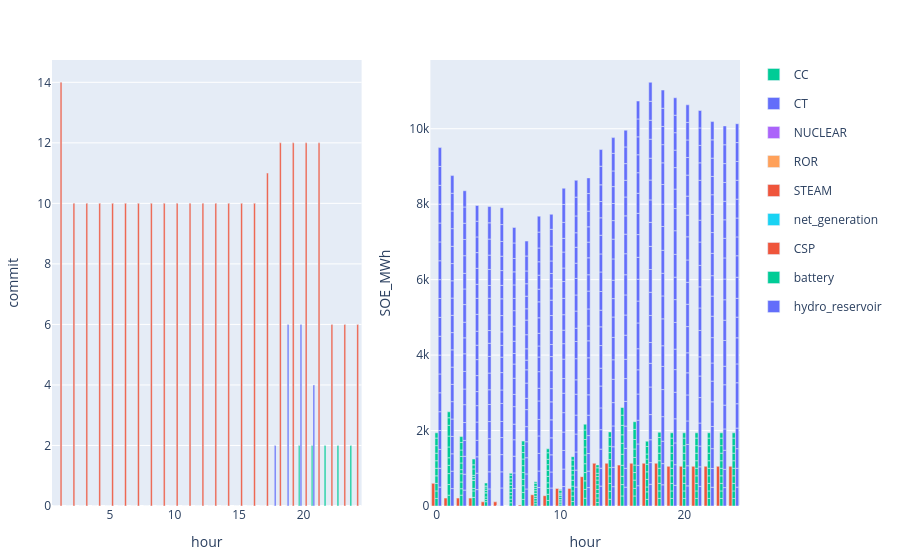

Notebook code for this chart:
### Code cell
to_plot = commit_ed[(commit_ed.configuration .== config_) .&  (commit_ed.day .== day_) .&  (commit_ed.iteration .== iteration_),:] 
p1 = plot(to_plot, x = :hour, y = :commit,  kind = "bar", color = :resource, stackgroup = 1) #Layout(barmode="stack"))

to_plot = s_ed.storage[(s_ed.storage.configuration .== config_) .&  (s_ed.storage.day .== day_) .&  (s_ed.storage.iteration .== iteration_),:]
p2 = plot(to_plot, x = :hour , y = :SOE_MWh, color = :resource, kind = "bar", Layout(barmode="stack")) 
[p1 p2]

### Figure 1 — Plotly figure (JSON) as saved in the notebook; plotly's stock layout.template omitted (floating-point values rounded to 4 significant figures; data arrays with more than 128 entries replaced by an {"elided": "..."} marker saying what was removed)
{"data": [{"legendgroup": "CC", "marker": {"color": "#00cc96"}, "name": "CC", "showlegend": true, "stackgroup": 1, "type": "bar", "x": [1, 2, 3, 4, 5, 6, 7, 8, 9, 10, 11, 12, 13, 14, 15, 16, 17, 18, 19, 20, 21, 22, 23, 24], "xaxis": "x1", "y": [0, 0, 0, 0, 0, 0, 0, 0, 0, 0, 0, 0, 0, 0, 0, 0, 0, 0, 0, 2, 2, 2, 2, 2], "yaxis": "y1"}, {"legendgroup": "CT", "marker": {"color": "#636efa"}, "name": "CT", "showlegend": true, "stackgroup": 1, "type": "bar", "x": [1, 2, 3, 4, 5, 6, 7, 8, 9, 10, 11, 12, 13, 14, 15, 16, 17, 18, 19, 20, 21, 22, 23, 24], "xaxis": "x1", "y": [0, 0, 0, 0, 0, 0, 0, 0, 0, 0, 0, 0, 0, 0, 0, 0, 0, 2, 6, 6, 4, 0, 0, 0], "yaxis": "y1"}, {"legendgroup": "NUCLEAR", "marker": {"color": "#ab63fa"}, "name": "NUCLEAR", "showlegend": true, "stackgroup": 1, "type": "bar", "x": [1, 2, 3, 4, 5, 6, 7, 8, 9, 10, 11, 12, 13, 14, 15, 16, 17, 18, 19, 20, 21, 22, 23, 24], "xaxis": "x1", "y": [0, 0, 0, 0, 0, 0, 0, 0, 0, 0, 0, 0, 0, 0, 0, 0, 0, 0, 0, 0, 0, 0, 0, 0], "yaxis": "y1"}, {"legendgroup": "ROR", "marker": {"color": "#FFA15A"}, "name": "ROR", "showlegend": true, "stackgroup": 1, "type": "bar", "x": [1, 2, 3, 4, 5, 6, 7, 8, 9, 10, 11, 12, 13, 14, 15, 16, 17, 18, 19, 20, 21, 22, 23, 24], "xaxis": "x1", "y": [null, null, null, null, null, null, null, null, null, null, null, null, null, null, null, null, null, null, null, null, null, null, null, null], "yaxis": "y1"}, {"legendgroup": "STEAM", "marker": {"color": "#EF553B"}, "name": "STEAM", "showlegend": true, "stackgroup": 1, "type": "bar", "x": [1, 2, 3, 4, 5, 6, 7, 8, 9, 10, 11, 12, 13, 14, 15, 16, 17, 18, 19, 20, 21, 22, 23, 24], "xaxis": "x1", "y": [14, 10, 10, 10, 10, 10, 10, 10, 10, 10, 10, 10, 10, 10, 10, 10, 11, 12, 12, 12, 12, 6, 6, 6], "yaxis": "y1"}, {"legendgroup": "net_generation", "marker": {"color": "#19d3f3"}, "name": "net_generation", "showlegend": true, "stackgroup": 1, "type": "bar", "x": [1, 2, 3, 4, 5, 6, 7, 8, 9, 10, 11, 12, 13, 14, 15, 16, 17, 18, 19, 20, 21, 22, 23, 24], "xaxis": "x1", "y": [null, null, null, null, null, null, null, null, null, null, null, null, null, null, null, null, null, null, null, null, null, null, null, null], "yaxis": "y1"}, {"legendgroup": "CSP", "marker": {"color": "#EF553B"}, "name": "CSP", "showlegend": true, "type": "bar", "x": [1, 2, 3, 4, 5, 6, 7, 8, 9, 10, 11, 12, 13, 14, 15, 16, 17, 18, 19, 20, 21, 22, 23, 24, 0], "xaxis": "x2", "y": [209, 209, 209, 110.7, 110.7, 0, 25.41, 298.1, 273.1, 466.7, 466.7, 777.7, 1133.0, 1133.0, 1084.0, 1133.0, 1133.0, 1133.0, 1052.0, 1052.0, 1052.0, 1052.0, 1052.0, 1052.0, 600], "yaxis": "y2"}, {"legendgroup": "battery", "marker": {"color": "#00cc96"}, "name": "battery", "showlegend": true, "type": "bar", "x": {"elided": "250 int values"}, "xaxis": "x2", "y": {"elided": "250 float values"}, "yaxis": "y2"}, {"legendgroup": "hydro_reservoir", "marker": {"color": "#636efa"}, "name": "hydro_reservoir", "showlegend": true, "type": "bar", "x": {"elided": "475 int values"}, "xaxis": "x2", "y": {"elided": "475 float values"}, "yaxis": "y2"}], "layout": {"margin": {"b": 50, "l": 50, "r": 50, "t": 60}, "xaxis1": {"anchor": "y1", "domain": [0, 0.45], "title": {"text": "hour"}}, "xaxis2": {"anchor": "y2", "domain": [0.55, 1], "title": {"text": "hour"}}, "yaxis1": {"anchor": "x1", "domain": [0, 1], "title": {"text": "commit"}}, "yaxis2": {"anchor": "x2", "domain": [0, 1], "title": {"text": "SOE_MWh"}}}}
